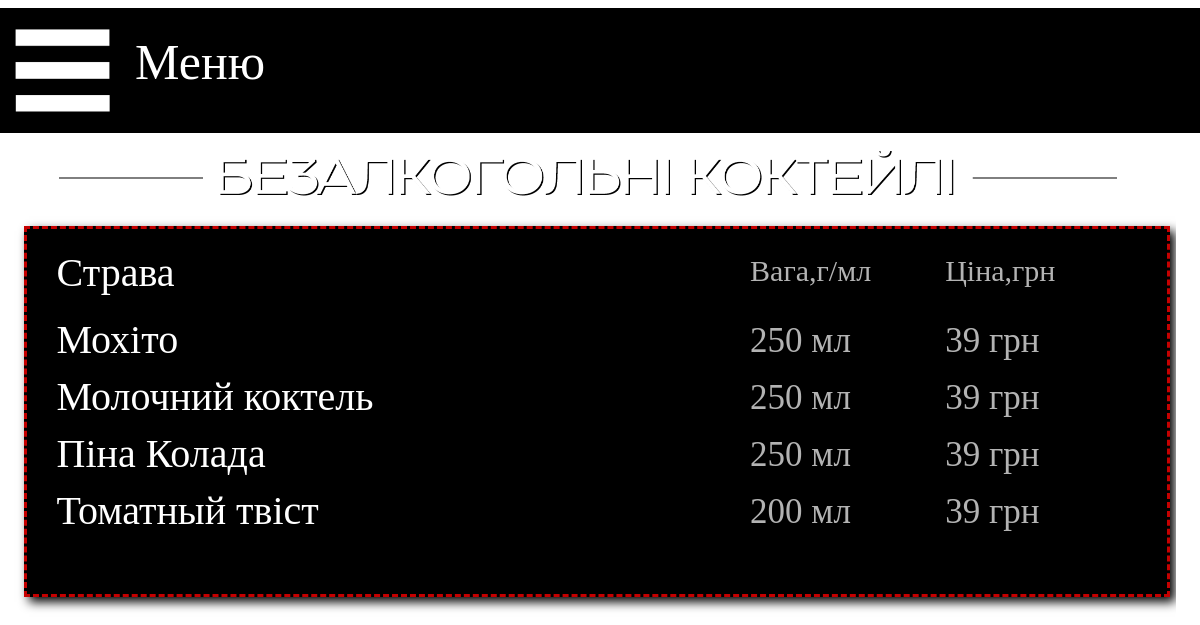
Page /non-alco-coctails on the committed database.
### main/models.py (models this page shows, shortened)
class Menu_pub_coctail_non(models.Model):
    name = models.CharField('Название', max_length=40)
    weight = models.CharField('Вес', max_length=10)
    spec = models.CharField('Состав', max_length=200, blank=True)
    price = models.CharField('Цена', max_length=10)
    image = models.ImageField(upload_to="pub", default='pub/empty.png')
    class Meta:
        verbose_name = 'Безалкогольные коктели'
        verbose_name_plural = 'Безалкогольный коктель'

### main/views.py (the view)
# urls.py: path('non-alco-coctails', views.pub_non_alco_coctails, name='non_alco_coctails'),
def pub_non_alco_coctails(request):
    dish = Menu_pub_coctail_non.objects.all()
    n1 = pub_news.objects.all()
    return render(request, 'main/pub_Coctail_nonalco.html', {'Menu': dish, 'news': n1})

### main/templates/main/pub_Coctail_nonalco.html (shortened to what this page needs)
{% extends 'main/base_pub.html' %}
{% load static %}
{% block content_top %}
<div class="content_top">
    <img src="{% static 'img/content_top_2/coctail_non.png' %}" width="100%" height="100%">
</div>
{% endblock %}
{% block content2 %}
<div class="menu_list">
    <div class="menu_list_in">
        <div style="width: 100%; float: left">
            <div class="menu_list_head_name">Страва</div>
            <div class="menu_list_head_price">Цiна,грн</div>
            <div class="menu_list_head_weight">Вага,г/мл</div>
        </div>
        {% for el in Menu %}
        <div style="width: 100%; float: left">
            <div class="menu_list_name">{{el.name}}</div>
            <div class="menu_list_price">{{el.price}}</div>
            <div class="menu_list_weight">{{el.weight}}</div>
        </div>
        {% endfor %}
    </div>
</div>
{% endblock %}

### main/static/css/style2.css (style rules this page uses)
.body { background-image: url(storage/back_pub1.png); background-size: 100%; margin-right: auto; margin-left: auto; }
.menu_list { float: left; width: 97%; height: auto; background-color: black; border: 3px dashed #c50000; box-shadow: 5px 5px 10px black; }
.menu_list_in { float: left; width: 95%; height: auto; margin-left: 30px; margin-top: 20px; margin-right: 20px; margin-bottom: 60px; }
.menu_list_head_name { width: 73%; float: left; font-family: Eastman; color: white; font-size: 25px; margin-bottom: 10px; }
.menu_list_head_weight { margin-top: 5px; width: 15%; float: right; font-family: Eastman; color: white; font-size: 15px; opacity: 70%; margin-bottom: 10px; }
.menu_list_head_price { margin-top: 5px; width: 12%; float: right; font-family: Eastman; color: white; font-size: 15px; opacity: 70%; margin-bottom: 10px; }
.menu_list_name { width: 73%; float: left; font-family: Eastman; color: white; font-size: 20px; margin-top: 10px; }
.menu_list_weight { width: 15%; float: right; font-family: Eastman; color: white; font-size: 15px; opacity: 70%; margin-top: 15px; }
.menu_list_price { width: 12%; float: right; font-family: Eastman; color: white; font-size: 15px; opacity: 70%; margin-top: 15px; }
.content_top { margin-left: 5%; margin-top: 0.75%; width: 90%; height: 13.5%; }

### main/static/css/adaptive2.css (style rules this page uses)
@media only screen and (max-width: 1200px) { .body { background-image: url(storage/back_pub.png); } }
@media only screen and (max-width: 1200px) { .content_top { margin-top: 100px; height: 100px; } }
@media only screen and (max-width: 1200px) { .menu_list_head_name { font-size: 40px; width: 50%; } }
@media only screen and (max-width: 1200px) { .menu_list_head_weight { font-size: 30px; width: 18%; } }
@media only screen and (max-width: 1200px) { .menu_list_head_price { font-size: 30px; width: 18%; } }
@media only screen and (max-width: 1200px) { .menu_list_name { font-size: 40px; width: 60%; } }
@media only screen and (max-width: 1200px) { .menu_list_weight { font-size: 35px; width: 18%; } }
@media only screen and (max-width: 1200px) { .menu_list_price { font-size: 35px; width: 18%; } }

### rows in the picture
Menu_pub_coctail_non: name "Мохіто", price "39 грн", weight "250 мл"
Menu_pub_coctail_non: name "Молочний коктель", price "39 грн", weight "250 мл"
Menu_pub_coctail_non: name "Піна Колада", price "39 грн", weight "250 мл"
Menu_pub_coctail_non: name "Томатный твіст", price "39 грн", weight "200 мл"
